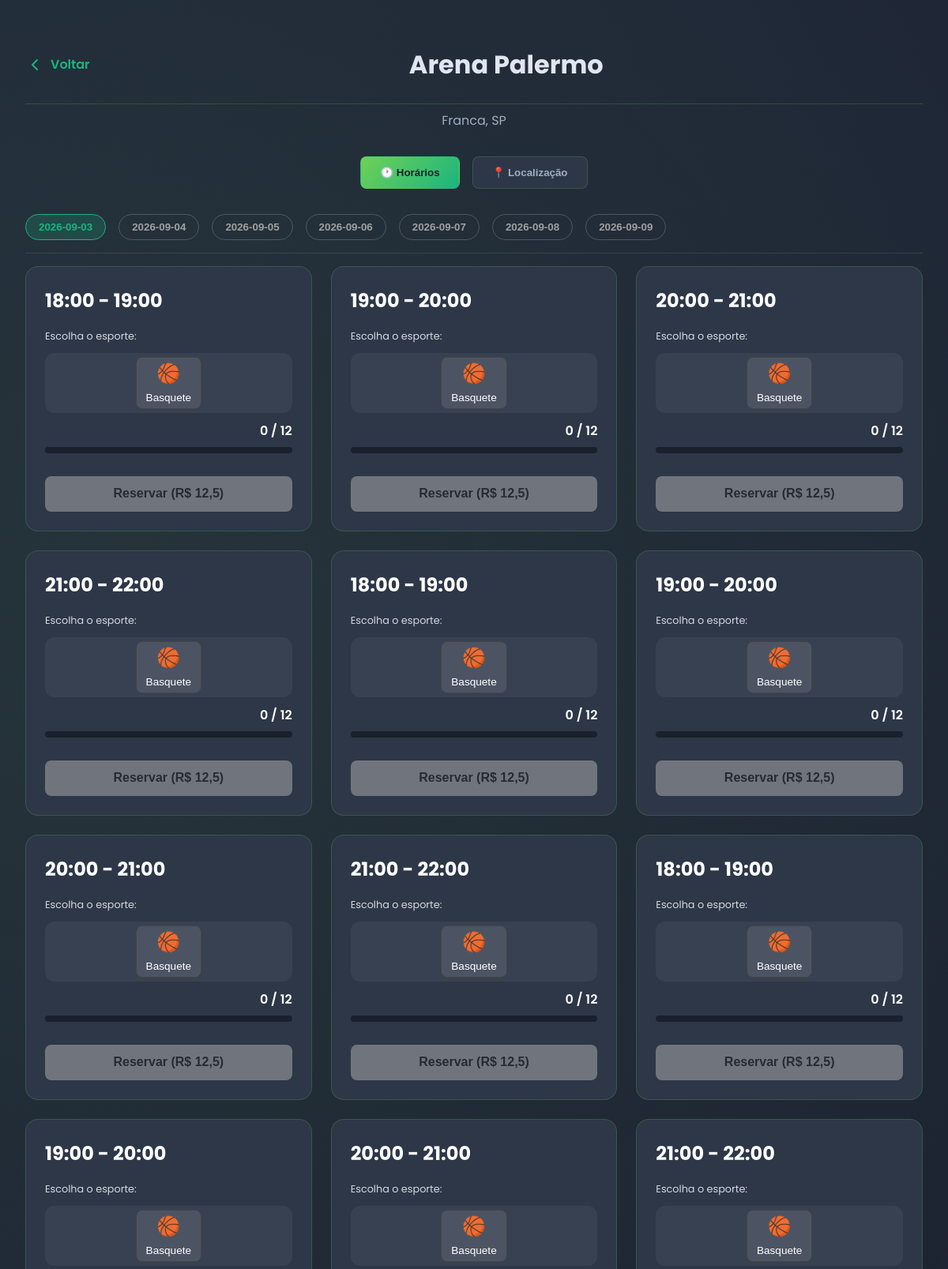
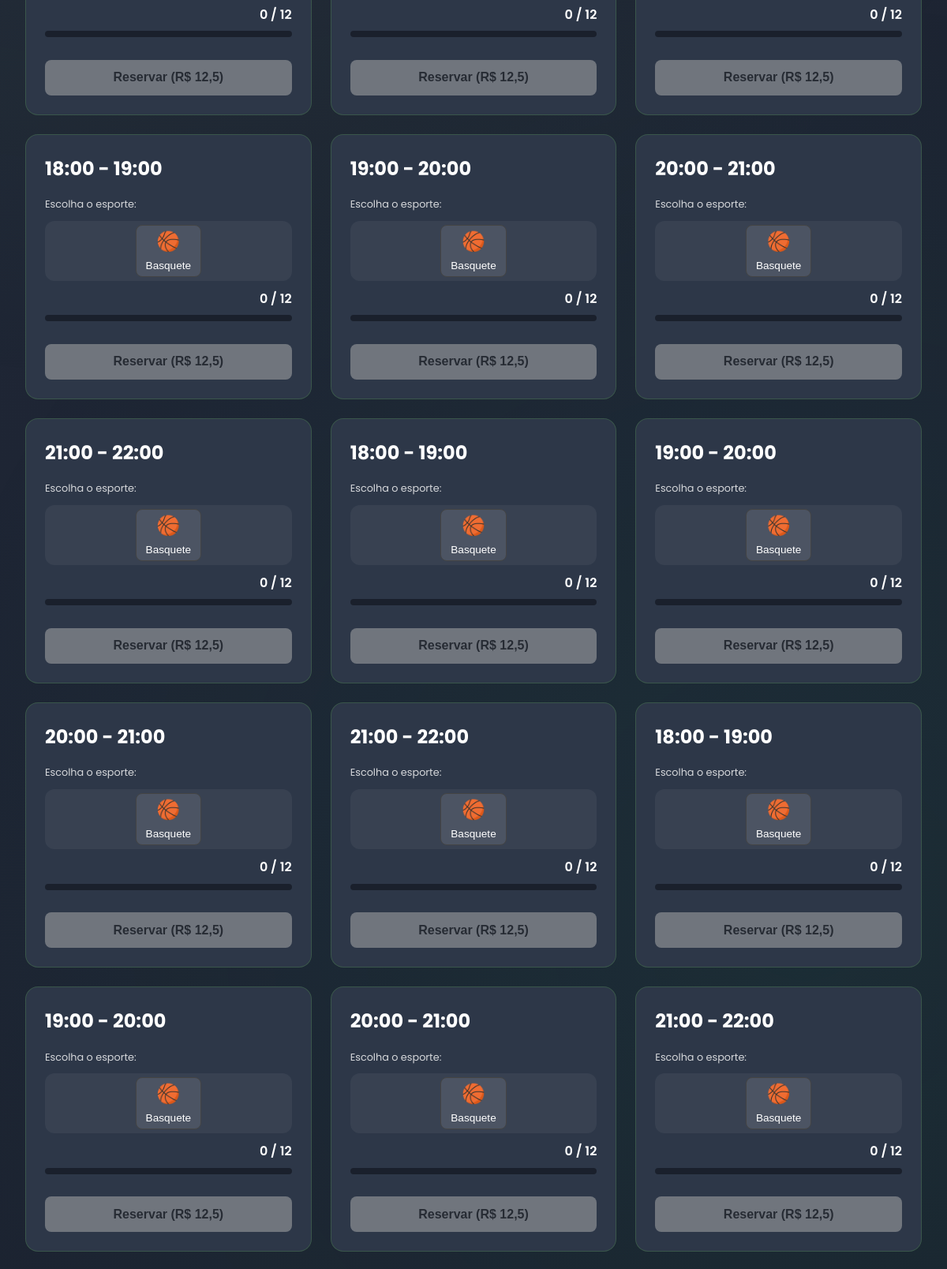
Page /quadra/3/ (upper part) on the committed database (2 pictures, top to bottom).
### core/models.py (models this page shows, shortened)
class Quadra(models.Model):
    nome = models.CharField(max_length=200)
    descricao = models.TextField(blank=True, null=True)
    localizacao = models.CharField(max_length=255, blank=True, null=True)
    cidade = models.CharField(max_length=100, blank=True, null=True)
    estado = models.CharField(max_length=50, blank=True, null=True)
    esporte = models.CharField(max_length=200, blank=True, null=True)
    foto = models.CharField(max_length=500, blank=True, null=True)
    class Meta:
        db_table = 'quadras'
        verbose_name = 'Quadra'
        verbose_name_plural = 'Quadras'
    @property
    def lista_esportes(self):
        if self.esporte:
            return [e.strip() for e in self.esporte.split(',')]
        return []

class Horario(models.Model):
    quadra = models.ForeignKey(Quadra, on_delete=models.CASCADE, related_name='horarios')
    data = models.DateField()
    hora_texto = models.CharField(max_length=50)
    max_jogadores = models.IntegerField(default=12)
    preco = models.DecimalField(max_digits=10, decimal_places=2, default=0)
    esporte_reservado = models.CharField(max_length=100, blank=True, null=True)
    class Meta:
        db_table = 'horarios'
        verbose_name = 'Horário'
        verbose_name_plural = 'Horários'
        ordering = ['data', 'hora_texto']

### core/views.py (the view)
# urls.py: path('quadra/<int:quadra_id>/', views.detalhes_quadra, name='detalhes_quadra'),
def detalhes_quadra(request, quadra_id):
    quadra = get_object_or_404(Quadra, pk=quadra_id)
    usuario_id = request.user.id if request.user.is_authenticated else None
    horarios = Horario.objects.filter(quadra=quadra).order_by('data', 'hora_texto')
    horarios_list = []
    for h in horarios:
        jogadores_atuais = h.reservas.count()
        usuario_na_partida = 0
        if usuario_id:
            usuario_na_partida = 1 if h.reservas.filter(usuario_id=usuario_id).exists() else 0
        horarios_list.append({
            'id': h.id,
            'data': h.data.isoformat() if hasattr(h.data, 'isoformat') else str(h.data),
            'hora_texto': h.hora_texto,
            'max_jogadores': h.max_jogadores,
            'preco': float(h.preco),
            'esporte_reservado': h.esporte_reservado,
            'jogadores_atuais': jogadores_atuais,
            'usuario_na_partida': usuario_na_partida,
        })
    quadra_dict = {
        'id': quadra.id,
        'nome': quadra.nome,
        'descricao': quadra.descricao,
        'localizacao': quadra.localizacao,
        'cidade': quadra.cidade,
        'estado': quadra.estado,
        'esporte': quadra.esporte,
        'foto': quadra.foto,
        'lista_esportes': quadra.lista_esportes,
        'horarios': horarios_list,
        'datas_disponiveis': sorted(list(set(h['data'] for h in horarios_list))),
    }
    return render(request, 'detalhes_quadra.html', {
        'quadra': quadra_dict,
        'hoje': date.today().isoformat(),
    })

### templates/detalhes_quadra.html (shortened to what this page needs)
<!DOCTYPE html>
<html lang="pt-BR">
  <head>
    {% load static %}
    <link
      rel="stylesheet"
      href="{% static 'css/base.css' %}"
    />
    <link
      rel="stylesheet"
      href="{% static 'css/detalhes_fullscreen.css' %}"
    />
  </head>
  <body>
    <div
      class="content-container"
      data-quadra-id="{{ quadra.id }}"
      data-quadra-tipo="{{ quadra.tipo }}"
    >
      <header class="page-header">
        <a href="{% url 'explorar' %}" class="back-button">
          <svg
            xmlns="http://www.w3.org/2000/svg"
            width="24"
            height="24"
            viewBox="0 0 24 24"
            fill="none"
            stroke="currentColor"
            stroke-width="2"
            stroke-linecap="round"
            stroke-linejoin="round"
          >
            <polyline points="15 18 9 12 15 6"></polyline>
          </svg>
          <span>Voltar</span>
        </a>
        <h1 class="page-title">{{ quadra.nome }}</h1>
      </header>
      <p class="page-subtitle">{{ quadra.cidade }}, {{ quadra.estado }}</p>
      <div class="tabs">
        <button class="tab active" data-tab="reserva">🕐 Horários</button>
        <button class="tab" data-tab="mapa">📍 Localização</button>
      </div>
      <div id="reserva" class="tab-content active">
        <div class="tabs-datas">
          {% for data_str in quadra.datas_disponiveis %}
          <button
            class="tab-data {% if forloop.first %}active{% endif %}"
            data-data="{{ data_str }}"
          >
            {% if data_str == hoje %}Hoje{% else %}{{ data_str }}{% endif %}
          </button>
          {% endfor %}
        </div>
        <div class="schedule-grid">
          {% for horario in quadra.horarios %}
          <div
            class="card-horario"
            data-horario-id="{{ horario.id }}"
            data-esporte-reservado="{{ horario.esporte_reservado|default:'' }}"
          >
            <div class="time-slot-time">{{ horario.hora_texto }}</div>
            {% if not horario.esporte_reservado and not horario.usuario_na_partida %}
            <p class="select-label">Escolha o esporte:</p>
            <div class="seletor-esporte-reserva">
              {% for esp in quadra.lista_esportes %}
              <button class="btn-esporte-opcao" data-esporte="{{ esp }}">
                <span>
                  {% if 'Futebol' in esp %}⚽{% elif 'Basquete' in esp %}🏀{% elif 'Vôlei' in esp or 'Volei' in esp %}🏐{% elif 'Tênis' in esp or 'Tenis' in esp %}🎾{% else %}🎯{% endif %}
                </span>
                {{ esp }}
              </button>
              {% endfor %}
            </div>
            {% endif %}
            <div class="vagas">
              <span class="contagem">{{ horario.jogadores_atuais }} / {{ horario.max_jogadores }}</span>
            </div>
            <progress
              class="barra-vagas"
              value="{{ horario.jogadores_atuais }}"
              max="{{ horario.max_jogadores }}"
            ></progress>
            {% if horario.usuario_na_partida %}
            <button class="btn btn-sair">Sair da Partida</button>
            {% else %}
            <button class="btn btn-entrar" {% if not horario.esporte_reservado %}disabled{% endif %}>
              {% if horario.esporte_reservado %}
                Entrar (R$ {{ horario.preco }})
              {% else %}
                Reservar (R$ {{ horario.preco }})
              {% endif %}
            </button>
            {% endif %}
          </div>
          {% empty %}
          <p>Nenhum horário disponível no momento.</p>
          {% endfor %}
        </div>
      </div>
    </div>
  </body>
</html>

### static/css/base.css (style rules this page uses)
:root { --dark-bg: #1A202C; --dark-bg-start: #21293a; --dark-bg-end: #1A202C; --card-bg: #2D3748; --dark-card-bg: #2D3748; --text-primary: #e0e6f0; --text-secondary: #a0aec0; --text-light: #ffffff; --text-dark: #1A202C; --header-bg-transparent: rgba(26, 32, 44, 0.6); --primary-green: #70d155; --secondary-green: #1ab480; --primary-blue: #4A90E2; --border-color: rgba(112, 209, 85, 0.2); --accent-color: #00A3FF; --shadow-color: rgba(112, 209, 85, 0.2); --hover-bg: rgba(112, 209, 85, 0.15); --header-gradient: none; --hero-gradient: radial-gradient(ellipse at 50% -50%, rgba(112, 209, 85, 0.1), transparent 80%); --font-main: 'Inter', -apple-system, BlinkMacSystemFont, 'Segoe UI', Roboto, sans-serif; --font-secondary: 'Roboto', sans-serif; --font-social: 'Segoe UI', Arial, sans-serif; }
* { margin: 0; padding: 0; box-sizing: border-box; }
body { font-family: var(--font-main); line-height: 1.6; color: var(--text-primary); background-color: var(--dark-bg); background-image: linear-gradient(135deg, var(--dark-bg-start) 0%, var(--dark-bg) 100%); background-attachment: fixed; transition: background-color 0.3s, color 0.3s; }
.seletor-esporte-reserva { display: flex; gap: 10px; justify-content: center; margin-bottom: 15px; padding: 5px; background: rgba(255, 255, 255, 0.05); border-radius: 12px; }
.btn-esporte-opcao { background: var(--bg-card); border: 2px solid transparent; border-radius: 10px; padding: 8px 12px; cursor: pointer; transition: all 0.3s ease; display: flex; flex-direction: column; align-items: center; font-size: 0.8rem; color: var(--text-color); }
.btn-esporte-opcao span { font-size: 1.5rem; margin-bottom: 4px; }
.btn-entrar:disabled { opacity: 0.5; cursor: not-allowed; filter: grayscale(1); }

### templates/detalhes_quadra.html (style rules this page uses)
.seletor-esporte-reserva { display: flex; gap: 8px; margin: 10px 0; flex-wrap: wrap; }
.btn-esporte-opcao { background: rgba(255, 255, 255, 0.1); border: 1px solid #444; color: white; padding: 6px 12px; border-radius: 8px; cursor: pointer; transition: 0.3s; font-size: 0.85rem; display: flex; align-items: center; gap: 5px; }
.select-label { font-size: 0.8rem; opacity: 0.8; margin-top: 10px; }
.btn-entrar:disabled { opacity: 0.5; cursor: not-allowed; }

### rows in the picture
Quadra: nome "Arena Palermo", cidade "Franca", estado "SP", lista_esportes "Basquete" "Basquete" "Basquete" "Basquete" "Basquete" "Basquete" "Basquete" "Basquete" "Basquete" "Basquete" "Basquete" "Basquete" "Basquete" "Basquete" "Basquete" "Basquete" "Basquete" "Basquete" "Basquete" "Basquete" "Basquete" "Basquete" "Basquete" "Basquete"
Horario: hora_texto "18:00 - 19:00"
Horario: hora_texto "19:00 - 20:00"
Horario: hora_texto "20:00 - 21:00"
Horario: hora_texto "21:00 - 22:00"
Horario: hora_texto "18:00 - 19:00"
Horario: hora_texto "19:00 - 20:00"
Horario: hora_texto "20:00 - 21:00"
Horario: hora_texto "21:00 - 22:00"
Horario: hora_texto "18:00 - 19:00"
Horario: hora_texto "19:00 - 20:00"
Horario: hora_texto "20:00 - 21:00"
Horario: hora_texto "21:00 - 22:00"
Horario: hora_texto "18:00 - 19:00"
Horario: hora_texto "19:00 - 20:00"
Horario: hora_texto "20:00 - 21:00"
Horario: hora_texto "21:00 - 22:00"
Horario: hora_texto "18:00 - 19:00"
Horario: hora_texto "19:00 - 20:00"
Horario: hora_texto "20:00 - 21:00"
Horario: hora_texto "21:00 - 22:00"
Horario: hora_texto "18:00 - 19:00"
Horario: hora_texto "19:00 - 20:00"
Horario: hora_texto "20:00 - 21:00"
Horario: hora_texto "21:00 - 22:00"

### other values in the picture
{{ data_str }} "2026-09-03" "2026-09-04" "2026-09-05" "2026-09-06" "2026-09-07" "2026-09-08" "2026-09-09"
{{ horario.jogadores_atuais }} "0" "0" "0" "0" "0" "0" "0" "0" "0" "0" "0" "0" "0" "0" "0" "0" "0" "0" "0" "0" "0" "0" "0" "0"
{{ horario.max_jogadores }} "12" "12" "12" "12" "12" "12" "12" "12" "12" "12" "12" "12" "12" "12" "12" "12" "12" "12" "12" "12" "12" "12" "12" "12"
{{ horario.preco }} "12,5" "12,5" "12,5" "12,5" "12,5" "12,5" "12,5" "12,5" "12,5" "12,5" "12,5" "12,5" "12,5" "12,5" "12,5" "12,5" "12,5" "12,5" "12,5" "12,5" "12,5" "12,5" "12,5" "12,5"
